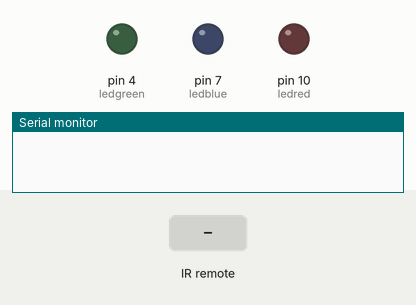
Simulated run of this sketch. Board: Arduino Uno, built with avr-gcc and run on an emulated ATmega328P. On the bench: output pins drawn as LEDs (lit = HIGH), the last lines printed to the serial monitor. Wiring (inferred from the names in the program): IR receiver: data pin 8. Dashed ring = blinking. The test bench sets the inputs (shaded band).

Above: at 1.2 s.
1.3 s: infrared code 0x16 received
At 1.48 s:
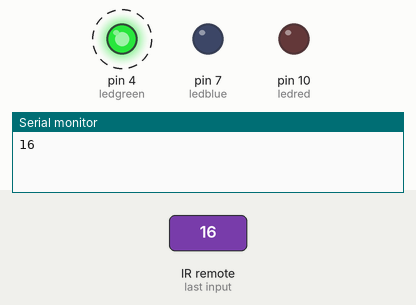
At 1.88 s:
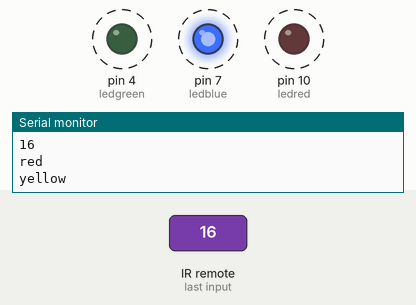
Timing chart, 0 to 5.9 s (numbered marks = the images above; inputs shaded):
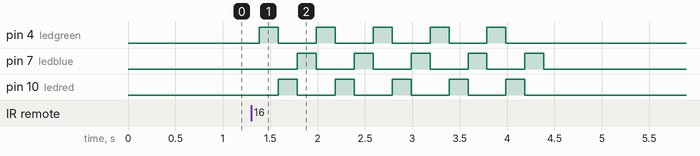

Measured:
- after the input at 1.3 s, pin 4 (ledgreen): alternates HIGH for 0.20 s and LOW for 0.40 s, 10 changes in all, then stays LOW, starting after 0.09 s; pin 7 (ledblue): alternates HIGH for 0.20 s and LOW for 0.40 s, 10 changes in all, then stays LOW, starting after 0.49 s

The sketch:

remote-3colorled.ino
```cpp
// 1
// C
// FFFFFF00
// 2
// 18
// 3
// 5E
// 0
// 16

#define IR_IN  8
int ledred=10;
int ledblue=7;
int ledgreen=4;

int Pulse_Width = 0;
int ir_code = 0x00;
char  adrL_code = 0x00;
char  adrH_code = 0x00;

void timer1_init(void)
{
  TCCR1A = 0X00;
  TCCR1B = 0X05;
  TCCR1C = 0X00;
  TCNT1 = 0X00;
  TIMSK1 = 0X00;
}
void remote_deal(void)
{
    //Serial.println(ir_code,HEX);
    if (adrL_code != 0) {
      Serial.println(adrL_code,HEX);
    }

    if (adrL_code == 0X16) {
      // zero
      for (int l=0; l<5;l++){
      digitalWrite(ledgreen,HIGH);//light up green lamp
      delay(200);//delay 1000 ms
      digitalWrite(ledgreen,LOW);//go out

      Serial.println("red");
      digitalWrite(ledred,HIGH);//light up red lamp
      delay(200);
      //delay 1000 ms = 1 s
      digitalWrite(ledred,LOW);//go out red lamp
      Serial.println("yellow");

      digitalWrite(ledblue,HIGH);//light up yellow lamp
      delay(200);//delay 200 ms//
      digitalWrite(ledblue,LOW);//go out
      Serial.println("green");

      }

    } else if (adrL_code == 0X0C) {
      // 1
      if (digitalRead(ledred) == LOW) {
        digitalWrite(ledred,HIGH);//light up red lamp
      } else {
        digitalWrite(ledred,LOW);//light up red lamp
      }
      delay(200);

    } else if (adrL_code == 0X18) {
      if (digitalRead(ledblue) == LOW) {
        digitalWrite(ledblue,HIGH);//light up red lamp
      } else {
        digitalWrite(ledblue,LOW);//light up red lamp
      }
      delay(200);

    } else if (adrL_code == 0X5E) {
      if (digitalRead(ledgreen) == LOW) {
        digitalWrite(ledgreen,HIGH);//light up red lamp
      } else {
        digitalWrite(ledgreen,LOW);//light up red lamp
      }
      delay(200);
    }
}
char logic_value()
{
  TCNT1 = 0X00;
  while(!(digitalRead(IR_IN)));
  Pulse_Width=TCNT1;
  TCNT1=0;
  if(Pulse_Width>=7&&Pulse_Width<=10)
  {
    while(digitalRead(IR_IN));
    Pulse_Width=TCNT1;
    TCNT1=0;
    if(Pulse_Width>=7&&Pulse_Width<=10)
      return 0;
    else if(Pulse_Width>=25&&Pulse_Width<=27)
      return 1;
  }
  return -1;
}
void pulse_deal()
{
  int i;
  int j;
  ir_code=0x00;
  adrL_code=0x00;
  adrH_code=0x00;


  for(i = 0 ; i < 16; i++)
  {
    if(logic_value() == 1)
        ir_code |= (1<<i);
  }

  for(i = 0 ; i < 8; i++)
  {
    if(logic_value() == 1)
      adrL_code |= (1<<i);
  }

  for(j = 0 ; j < 8; j++)
  {
    if(logic_value() == 1)
        adrH_code |= (1<<j);
  }
}
void remote_decode(void)
{
  TCNT1=0X00;
  while(digitalRead(IR_IN))
  {
    if(TCNT1>=1563)
    {
      ir_code=0x00ff;
      adrL_code=0x00;
      adrH_code=0x00;
      return;
    }
  }


  TCNT1=0X00;

  while(!(digitalRead(IR_IN)));
  Pulse_Width=TCNT1;
  TCNT1=0;
  if(Pulse_Width>=140&&Pulse_Width<=141)//9ms
  {

    while(digitalRead(IR_IN));
    Pulse_Width=TCNT1;
    TCNT1=0;
    if(Pulse_Width>=68&&Pulse_Width<=72)//4.5ms
    {
      pulse_deal();
      return;
    }
    else if(Pulse_Width>=34&&Pulse_Width<=36)//2.25ms
    {
      while(!(digitalRead(IR_IN)));
      Pulse_Width=TCNT1;
      TCNT1=0;
      if(Pulse_Width>=7&&Pulse_Width<=10)//560us
      {
        return;
      }
    }
  }
}
void setup()
{
  Serial.begin(9600);
  pinMode(IR_IN,INPUT);
  pinMode(ledred,OUTPUT);//set red pin output
  pinMode(ledblue,OUTPUT);// set yellow pin output
  pinMode(ledgreen,OUTPUT);// set green pin output
  Serial.flush();
}

void loop()
{
  timer1_init();
  while(1)
  {
    remote_decode();
    remote_deal();
  }
}
```
